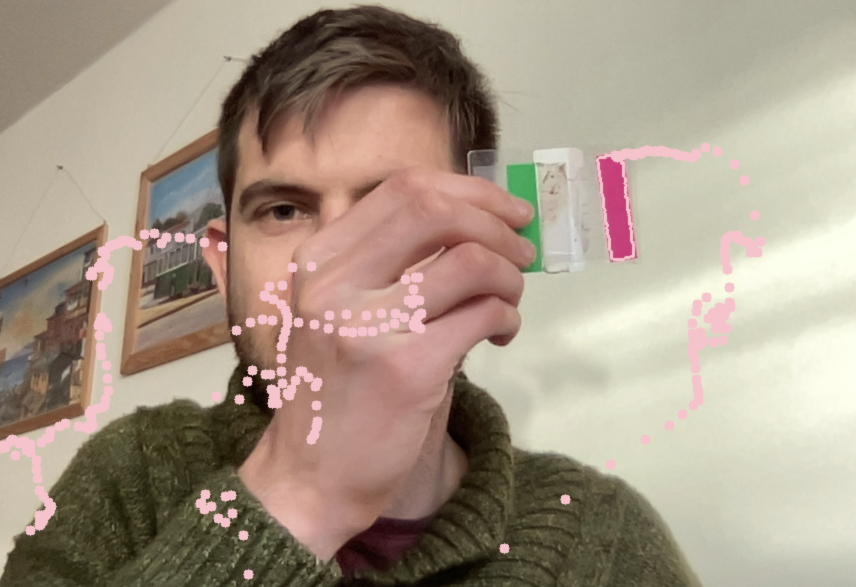
#> input picture imgs/draw.png, 1712 x 1174 px, given in place of img1.jpg, which was not available (shown at 1/2 size)
$ python test.py
#> lines starting #> are read from the running program, lines starting #| are printed output that depends on the picture; after the words box and inside, x2 and y2 are one past the last pixel; in counts of white or black regions, pixels touching at a corner belong together; pictures that were not available may be replaced by others from this repository, and a replacement may not be noted
#%%

import cv2
import numpy as np
import os
print(os.getcwd())

#%%

## Read image

img = cv2.imread("../data/img1.jpg")
#> img is the input picture: shape (1174, 1712, 3); mean B, G, R 133.7, 150.4, 165.7


print(img.shape)
#| (1174, 1712, 3)
img_resize = cv2.resize(img, (300, 200))
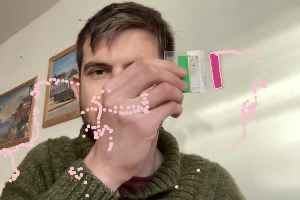
#> img_resize: shape (200, 300, 3); mean B, G, R 133.6, 150.3, 165.6
img_cropped = img[200:500, 0:200]
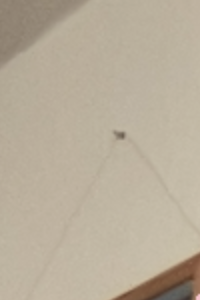
#> img_cropped: shape (300, 200, 3); mean B, G, R 154.4, 173.3, 184.4

img_blur = cv2.GaussianBlur(img, (15,15), 0)
img_canny = cv2.Canny(img, 100, 100)
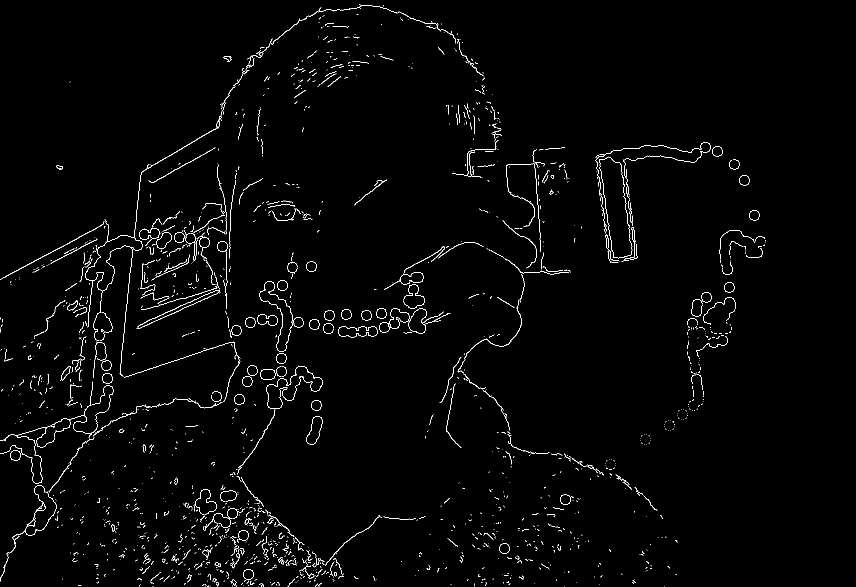
#> img_canny: shape (1174, 1712) (shown at 1/2 size); 1.6% white in thin lines or dots, all inside (x1, y1, x2, y2) = (0, 9, 1532, 1174)

kernel5 = np.ones((5,5), np.uint8)
kernel3 = np.ones((3,3), np.uint8)

#img_erode = cv2.erode(img_canny, kernel3, iterations=1)
img_dilated = cv2.dilate(img_canny, kernel5, iterations = 2)
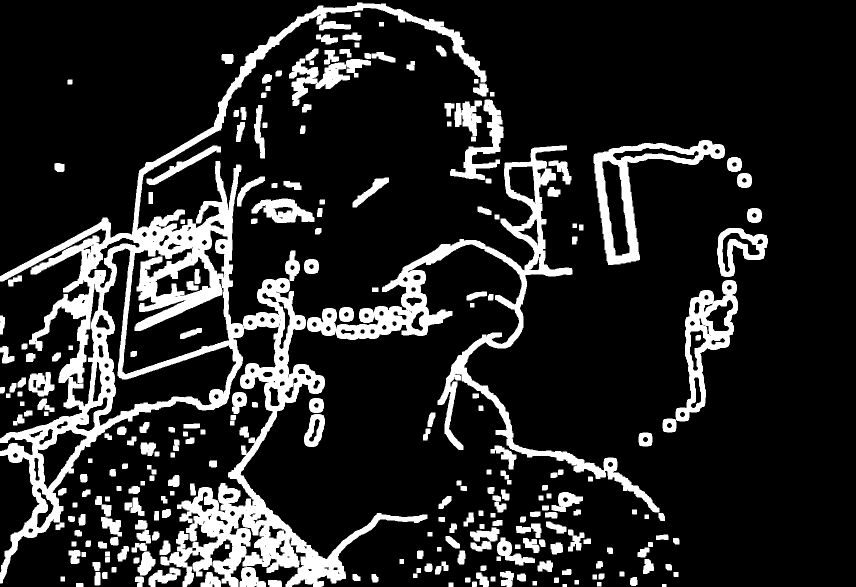
#> img_dilated: shape (1174, 1712) (shown at 1/2 size); 15.9% white; 256 white regions, largest, box (x1, y1, x2, y2) and area: (0, 5, 973, 1174) 153703, (614, 291, 1319, 1025) 43387, (1187, 280, 1450, 530) 14134

cv2.imshow("Output", img_cropped)
cv2.imshow("Canny", img_canny)
cv2.imshow("Dilated", img_dilated)

cv2.waitKey(0)

cv2.destroyAllWindows()
cv2.waitKey(1)


#%%

#Video
#cap = cv2.VideoCapture("../data/VID_20210223_123551.mp4")

#Webcam
cap = cv2.VideoCapture(0)

while True:
    success, img = cap.read()
    cv2.imshow("test", img)

    if cv2.waitKey(30) & 0xFF ==ord("q"):
#> (key q is pressed here)
        break

cv2.destroyAllWindows()
cv2.waitKey(1)


# %%
